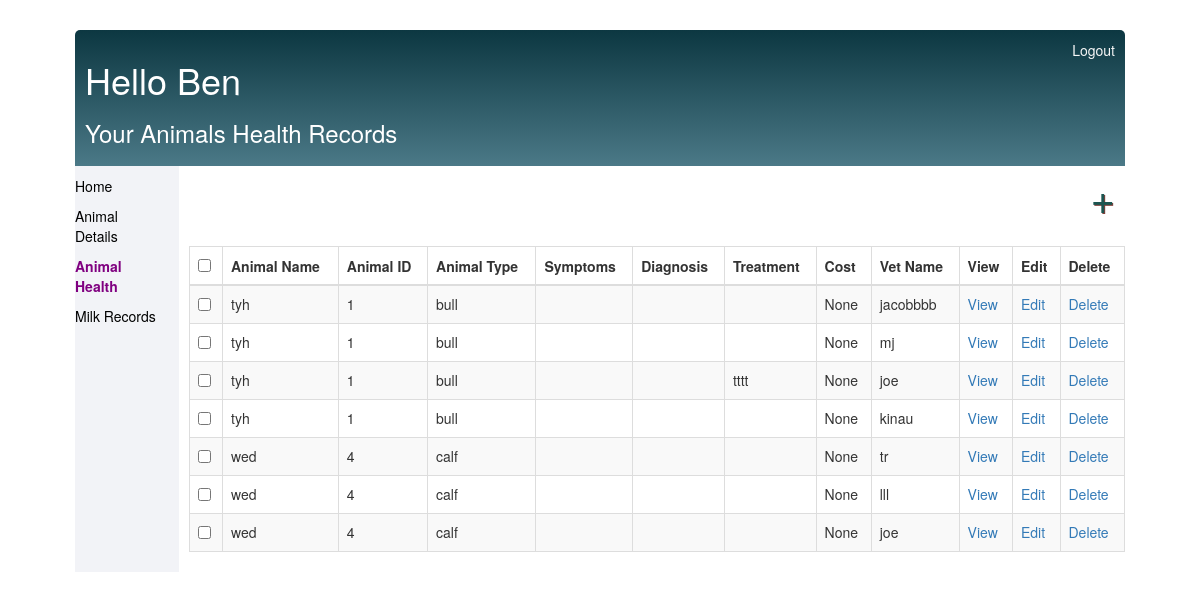
The page /animal-health-records/ (signed in) on the database its author committed.
### base/models.py (models this page shows, shortened)
class AnimalHealth(models.Model):
    animal = models.ForeignKey(Animal, on_delete=models.CASCADE)
    date =models.DateField(null=True, blank=True)
    symptoms = models.TextField(null=True, blank=True)
    diagnosis = models.TextField(null=True, blank=True)
    treatment = models.TextField(null=True, blank=True)
    cost = models.CharField(max_length=100,null=True, blank=True)
    vet_name = models.CharField(max_length=100)

class Animal(models.Model):
    COW = 'cow'
    BULL = 'bull'
    HEIFER = 'heifer'
    CALF = 'calf'
    ANIMAL_TYPE_CHOICES = [
        (COW, 'Cow'),
        (BULL, 'Bull'),
        (HEIFER, 'Heifer'),
        (CALF, 'Calf'),
    ]
    farmer = models.ForeignKey(User,on_delete=models.CASCADE, null=True, blank=True) #a farmer will have more than one animal
    animal_id = models.CharField(max_length=50, unique=True)
    animal_name = models.CharField(max_length=100)
    ear_tag = models.CharField(max_length=50, null=True, blank=True)
    sire_id = models.CharField(max_length=50,  null=True, blank=True)
    dam_id = models.CharField(max_length=50, null=True, blank=True)
    animal_type = models.CharField(max_length=100, choices=ANIMAL_TYPE_CHOICES)
    color = models.CharField(max_length=50,  null=True, blank=True)
    breed = models.CharField(max_length=100,  null=True, blank=True)
    description=models.TextField( null=True, blank=True)
    date_of_birth = models.DateField( null=True, blank=True)
    current_age = models.IntegerField( null=True, blank=True)  # In months, years, or any other appropriate unit
    weight_at_birth = models.DecimalField(max_digits=10, decimal_places=2,  null=True, blank=True)  # In whatever appropriate unit
    age_at_first_service = models.IntegerField( null=True, blank=True)  # In months, years, or any other appropriate unit
    weight_at_first_service = models.DecimalField(max_digits=10, decimal_places=2, null=True, blank=True)  # In whatever appropriate unit
    complete = models.BooleanField(default=False)
    created = models.DateTimeField(auto_now_add=True)
    def __str__(self):
        return self.animal_name
    class Meta:
        ordering =['complete']

### base/views.py (the view)
# urls.py: path('animal-health-records/', AnimalHealthRecords.as_view(), name='animal-health-records'),
class AnimalHealthRecords(LoginRequiredMixin,ListView):
    model = AnimalHealth
    context_object_name = 'health'
    template_name = 'base/animalhealth.html'
    def get_queryset(self):
        farmer = self.request.user
        queryset = super().get_queryset().filter(animal__farmer=farmer)
        queryset = queryset.select_related('animal')
        return queryset

### templates/base/animalhealth.html (shortened to what this page needs)
{% extends 'base/main.html' %}
 {% block content %}
 <div class="main-wrapper-content">
 <div class="header-bar">
    <div>
        <h1>Hello {{ request.user|title}}</h1>
        <h3>Your Animals Health Records</h3>
    </div>
    {% if request.user.is_authenticated %}
    <a href="{% url 'logout' %}"> Logout</a>
    {% else %}
    <a href="{% url 'login' %}"> Login</a>
    {% endif %}
 </div>
 <div class="content-wrapper">
    <div class="left-side">
      <p><a {% if request.path == '/' %} class="active" {% endif %} href="{% url 'dashboard' %}">Home</a></p>
      <p><a {% if request.path == '/animals/' %} class="active" {% endif %} href="{% url 'animals' %}">Animal Details</a></p>
      <p><a {% if request.path == '/animal-health-records/' %}class="active"{% endif %} href="{% url 'animal-health-records' %}">Animal Health</a></p>
      <p><a {% if request.path == '/milk-records/' %} class="active" {% endif %} href="{% url 'milk-records' %}">Milk Records</a></p>
    </div>
 <div class="right-side">
    <div class="add-link-section">
        <a id="add-link"  href="{% url 'health-create' %}">&#x2b;</a>
    </div>
    <div class="table-section">
 <table id="bootstrapdatatable" class="table table-striped table-bordered" >
    <thead>
        <th><input type="checkbox" id="checkall" /></th>
        <th>Animal Name</th>
        <th>Animal ID</th>
        <th>Animal Type</th>
        <th>Symptoms</th>
        <th>Diagnosis</th>
        <th>Treatment</th>
        <th>Cost</th>
        <th>Vet Name</th>
        <th>View</th>
        <th>Edit</th>
        <th>Delete</th>
    </thead>
        {% for animalhealth in health %}
        <tr>
            <td><input type="checkbox" class="checkthis" /></td>
            <td>{{animalhealth.animal}}</td>
            <td>{{animalhealth.animal.animal_id}}</td>
            <td>{{animalhealth.animal.animal_type}}</td>
            <td>{{animalhealth.symptoms}}</td>
            <td>{{animalhealth.diagnosis}}</td>
            <td>{{animalhealth.treatment}}</td>
            <td>{{animalhealth.cost}}</td>
            <td>{{animalhealth.vet_name}}</td>
            <td> <a href="{% url 'health-detail' animalhealth.id %}"> View</a> </td>
            <td> <a href="{% url 'health-update' animalhealth.id %}"> Edit</a> </td>
            <td> <a href="{% url 'health-delete' animalhealth.id %}"> Delete</a> </td>
        </tr>
        {% empty %}
        <h1>NO items in List</h1>
        {% endfor %}
</table>
</div>
</div>
</div>
</div>
{% endblock content %}

### static/css/styles.css (style rules this page uses)
:root { --bg-color1: #f8f8f8; --bg-color2: #f9f9f9; --orange-color1: #eb796f; --orange-color: #1c5550; --white-color: #fff; --paragraph-color: #4b5156; --margin-sm: 5px; --margin-m: 10px; --margin-l: 20px; --margin-xl: 30px; --padding-sm: 5px; --padding-m: 10px; --padding-l: 20px; --padding-xl: 30px; --size-sm: 5px; --size-m: 10px; --size-l: 20px; --size-xl: 30px; }
body, html { background-color: #fff; font-family: "Nunito", sans-serif; padding-top: 0; width: 100% !important; height: 100%; margin: 0; }
h1, h2, h3, h4, h5, h6 { font-family: "Raleway", sans-serif; }
a, p { color: var(--paragraph-color); }
.header-bar { display: flex; justify-content: space-between; color: var(--white-color); padding: var(--padding-m); border-radius: 5px 5px 0 0; background: linear-gradient(to bottom, #0c3741, #4b7987); }
.header-bar a { text-decoration: none; color: rgb(247, 247, 247); }
.main-wrapper-content { margin-top: var(--size-xl); }
.content-wrapper { display: flex; box-sizing: border-box; margin-top: 0; }
.left-side { width: 10%; background-color: #f2f3f7; padding-right: var(--padding-l); padding-top: var(--padding-m); margin-right: var(--size-m); }
.right-side { width: 90%; }
.add-link-section { margin-bottom: var(--size-l); padding: 30px; position: relative; }
.active { color: purple !important; font-weight: bold; }
.left-side a { text-decoration: none; color: black; padding-top: var(--padding-l); }
#add-link { color: var(--orange-color); text-decoration: none; font-size: 42px; text-shadow: 1px 1px #81413b; position: absolute; top: 0; right: var(--size-m); }
input[type="checkbox"] { margin-right: var(--margin-sm); border: 1px solid var(--orange-color); }

### rows shown on the page
AnimalHealth: animal "tyh", animal.animal_id "1", animal.animal_type "bull", cost "None", vet_name "jacobbbb"
AnimalHealth: animal "tyh", animal.animal_id "1", animal.animal_type "bull", cost "None", vet_name "mj"
AnimalHealth: animal "tyh", animal.animal_id "1", animal.animal_type "bull", treatment "tttt", cost "None", vet_name "joe"
AnimalHealth: animal "tyh", animal.animal_id "1", animal.animal_type "bull", cost "None", vet_name "kinau"
AnimalHealth: animal "wed", animal.animal_id "4", animal.animal_type "calf", cost "None", vet_name "tr"
AnimalHealth: animal "wed", animal.animal_id "4", animal.animal_type "calf", cost "None", vet_name "lll"
AnimalHealth: animal "wed", animal.animal_id "4", animal.animal_type "calf", cost "None", vet_name "joe"

### other values the page prints
{{ request.user|title }} "Ben"
